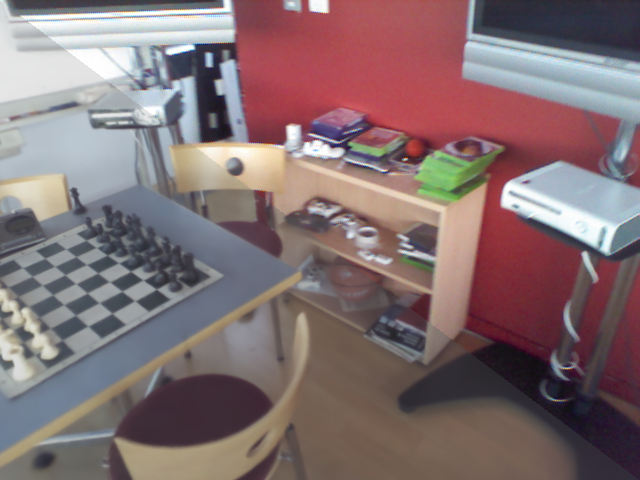
#> input picture vizualizations/chess_marepo_gsloc_viz.jpg, 640 x 480 px, given in place of fire_marepo.png, which was not available
$ python generate_viz.py
#> lines starting #> are read from the running program, lines starting #| are printed output that depends on the picture; pictures that were not available may be replaced by others from this repository, and a replacement may not be noted
from PIL import Image, ImageDraw
import numpy as np

def blend_images(image1_path, image2_path, output_path, opacity=0.9):
    # Load the images
#> called with opacity = 0.9
    image1 = Image.open(image1_path).convert("RGBA")
#> image1 is the input picture: PIL image 640x480 RGBA; mean R, G, B, A 123.9, 104.2, 106.3, 242
    image2 = Image.open(image2_path).convert("RGBA")
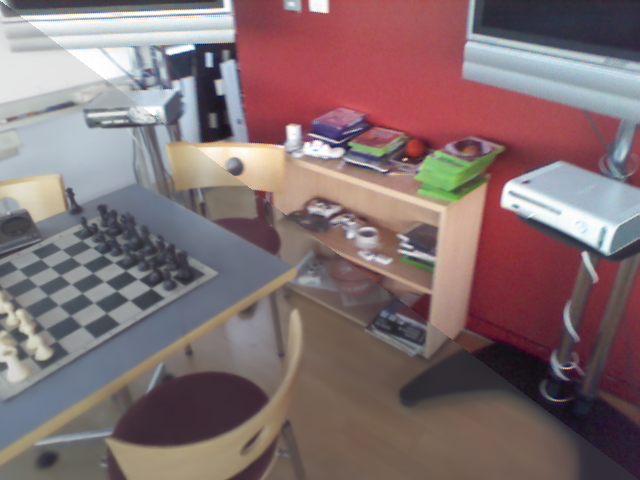
#> input picture vizualizations/chess_marepo_viz.jpg, 640 x 480 px, given in place of fire_gt.png, which was not available
#> image2 is the input picture: PIL image 640x480 RGBA; mean R, G, B, A 123.4, 103.5, 105.4, 242

    # Resize images to have the same dimensions
    image1 = image1.resize(image2.size)
    image2 = image2.resize(image1.size)
    width, height = image1.size
#> width = 640; height = 480

    # Create a blank image for the output
    output = Image.new("RGBA", (width, height))
#> output: PIL image 640x480 RGBA; every value is 0

    # Create masks for the triangular regions
    lower_triangle_mask = Image.new("L", (width, height), 0)
#> lower_triangle_mask: PIL image 640x480 L; every value is 0
    upper_triangle_mask = Image.new("L", (width, height), 0)
    draw_lower = ImageDraw.Draw(lower_triangle_mask)
    draw_upper = ImageDraw.Draw(upper_triangle_mask)

    # Define triangular regions
    draw_lower.polygon([(0, height), (width, height), (0, 0)], fill=int(255*opacity))  # Lower triangle
    draw_upper.polygon([(0, 0), (width, 0), (width, height)], fill=255)  # Upper triangle

    # Apply the masks to the respective images
    lower_triangle = Image.composite(image1, Image.new("RGBA", (width, height), (0, 0, 0, 0)), lower_triangle_mask)
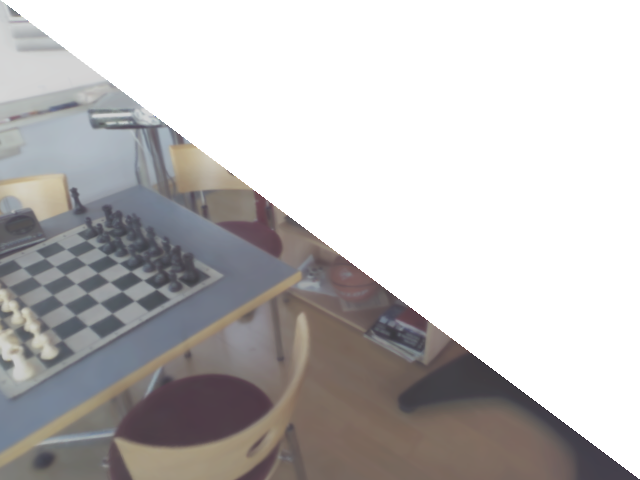
#> lower_triangle: PIL image 640x480 RGBA; mean R, G, B, A 48.1, 45.2, 44.9, 103.1; transparent parts drawn white
    upper_triangle = Image.composite(image2, Image.new("RGBA", (width, height), (0, 0, 0, 0)), upper_triangle_mask)
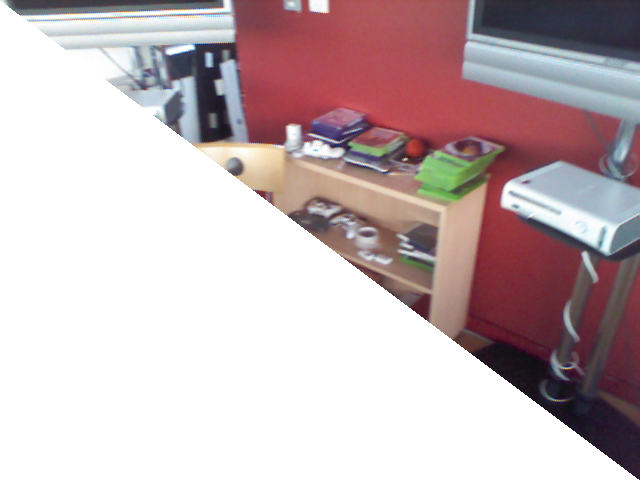
#> upper_triangle: PIL image 640x480 RGBA; mean R, G, B, A 70.5, 54, 56.5, 127.8; transparent parts drawn white

    # Combine the two halves into the output image
    output = Image.alpha_composite(lower_triangle, upper_triangle)

    # Save the result
    output.save(output_path, format="PNG")
    print(f"Blended image saved to {output_path}")

# Example usage
blend_images('/data5/GSLoc-Unofficial-Implementation/tmp/fire_marepo.png', '/data5/GSLoc-Unofficial-Implementation/tmp/fire_gt.png', '/data5/GSLoc-Unofficial-Implementation/tmp/fire_marepo_viz.jpg')
